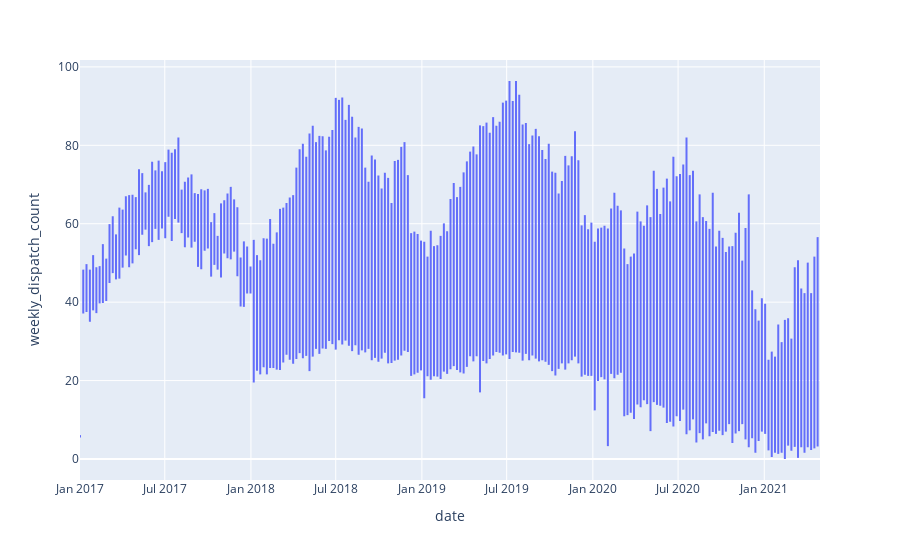

Here is the notebook cell this chart was saved with:
### Markdown cell above
<a id="2.3"></a>
## <span style="font-family: Verdana; font-size: 30px; font-style: normal; font-weight: bold; text-decoration: none; text-transform: none; letter-spacing: 3px; background-color: #ffffff; color: teal;" id="adding_more_information">2.3&nbsp;&nbsp;Adding More Information&nbsp;&nbsp;&nbsp;&nbsp;<a href="#toc">&#10514;</a></center></span>

### Code cell
px.line(data_frame= train, y = 'weekly_dispatch_count', x = 'date')

### Figure 1 — Plotly figure (JSON) as saved in the notebook; plotly's stock layout.template omitted (floating-point values rounded to 4 significant figures; data arrays with more than 128 entries replaced by an {"elided": "..."} marker saying what was removed)
{"data": [{"hovertemplate": "date=%{x}<br>weekly_dispatch_count=%{y}<extra></extra>", "legendgroup": "", "line": {"color": "#636efa", "dash": "solid"}, "marker": {"symbol": "circle"}, "mode": "lines", "name": "", "showlegend": false, "type": "scattergl", "x": {"elided": "16644 str values"}, "xaxis": "x", "y": {"elided": "16644 float values"}, "yaxis": "y"}], "layout": {"legend": {"tracegroupgap": 0}, "margin": {"t": 60}, "xaxis": {"anchor": "y", "domain": [0, 1], "title": {"text": "date"}}, "yaxis": {"anchor": "x", "domain": [0, 1], "title": {"text": "weekly_dispatch_count"}}}}
